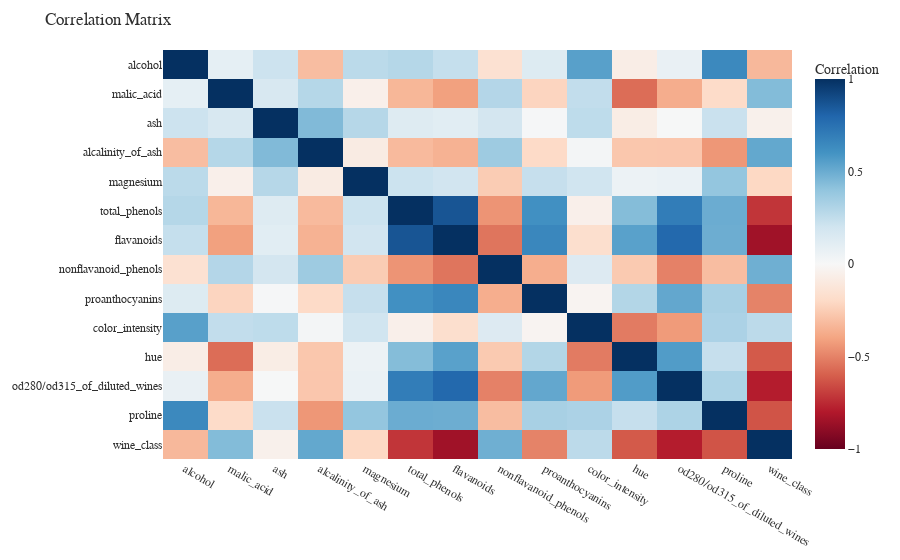

Notebook cell for this chart:
### Markdown cell above
## Correlation Analysis

Let's examine relationships between different chemical properties:

### Code cell
# Display correlation matrix
print("Correlation Matrix of Wine Features:")
correlations = results.correlations.round(2)
print(correlations)

# Plot correlation heatmap
corr_plot = analyzer.visualizer.plot_correlation_matrix()
corr_plot.show()

# Find highly correlated features (|correlation| > 0.5)
print("\nStrong Correlations (|correlation| > 0.5):")
for i in range(len(correlations.columns)):
    for j in range(i+1, len(correlations.columns)):
        corr = correlations.iloc[i,j]
        if abs(corr) > 0.5:
            print(f"{correlations.index[i]} vs {correlations.columns[j]}: {corr:.2f}")

### Figure 1 — Plotly figure (JSON) as saved in the notebook; plotly's stock layout.template omitted (floating-point values rounded to 4 significant figures; data arrays with more than 128 entries replaced by an {"elided": "..."} marker saying what was removed)
{"data": [{"colorbar": {"title": {"text": "Correlation"}}, "colorscale": [[0, "rgb(103,0,31)"], [0.1, "rgb(178,24,43)"], [0.2, "rgb(214,96,77)"], [0.3, "rgb(244,165,130)"], [0.4, "rgb(253,219,199)"], [0.5, "rgb(247,247,247)"], [0.6, "rgb(209,229,240)"], [0.7, "rgb(146,197,222)"], [0.8, "rgb(67,147,195)"], [0.9, "rgb(33,102,172)"], [1, "rgb(5,48,97)"]], "type": "heatmap", "x": ["alcohol", "malic_acid", "ash", "alcalinity_of_ash", "magnesium", "total_phenols", "flavanoids", "nonflavanoid_phenols", "proanthocyanins", "color_intensity", "hue", "od280/od315_of_diluted_wines", "proline", "wine_class"], "y": ["alcohol", "malic_acid", "ash", "alcalinity_of_ash", "magnesium", "total_phenols", "flavanoids", "nonflavanoid_phenols", "proanthocyanins", "color_intensity", "hue", "od280/od315_of_diluted_wines", "proline", "wine_class"], "z": {"elided": "14x14 float values"}, "zmax": 1, "zmin": -1}], "layout": {"font": {"color": "#2F2F2F", "family": "Arial, sans-serif", "size": 12}, "legend": {"bgcolor": "rgba(255,255,255,0.9)", "bordercolor": "#E5E5E5", "borderwidth": 1}, "margin": {"b": 50, "l": 50, "r": 20, "t": 50}, "paper_bgcolor": "white", "plot_bgcolor": "#F9F9F9", "showlegend": true, "title": {"text": "Correlation Matrix"}, "xaxis": {"gridcolor": "#E5E5E5", "side": "bottom", "zeroline": false}, "yaxis": {"autorange": "reversed", "gridcolor": "#E5E5E5", "zeroline": false}}}
